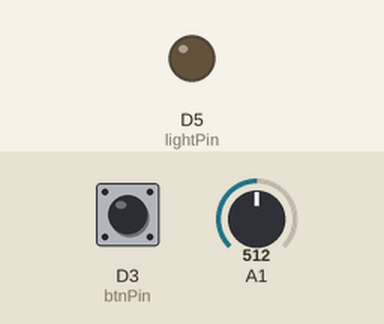
A sketch run on a simulated Arduino Zero (SAMD21). Parts: output pins drawn as LEDs (lit = HIGH). Inputs (shaded band) come from the test bench; at power-on: D3 (btnPin) HIGH, A1 = 512. What the sketch prints to the serial monitor is not drawn.

Above: at 1.2 s.
1.3 s: D3 (btnPin) pulled LOW for 0.15 s
At 2.2 s:
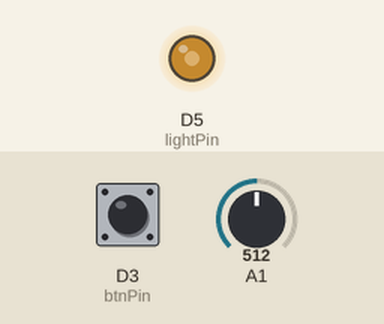
2.9 s: A1 set to 716
At 3.9 s:
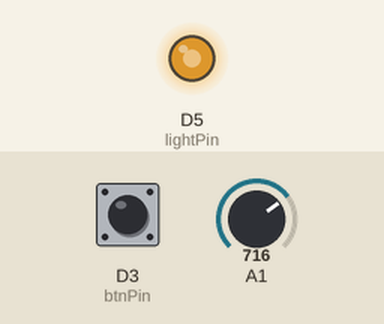
4.4 s: D3 (btnPin) pulled LOW for 1 s
At 6.03 s:
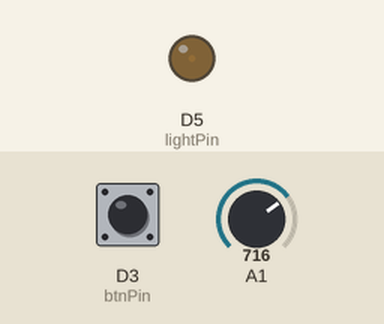
8.1 s: D3 (btnPin) pulled LOW for 3.2 s
12.8 s: D3 (btnPin) pulsed LOW 5 times (0.12 s each, 0.3 s apart)
17.1 s: D3 (btnPin) pulsed LOW 2 times (0.12 s each, 0.3 s apart)
Timing chart, 0 to 20.1 s (numbered marks = the images above; inputs shaded):
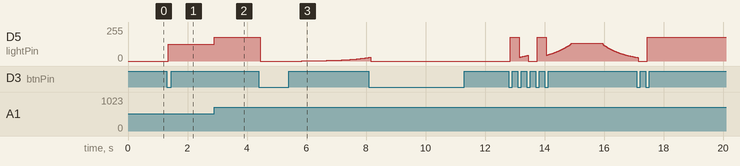

Measured:
- after the input at 1.3 s, D5 (lightPin): 0/255 → 127/255 after 0.05 s
- after the input at 2.9 s, D5 (lightPin): 127/255 → 178/255 at once
- after the input at 4.4 s, D5 (lightPin): 178/255 → 0/255 after 0.05 s, → 1/255 1.4 s later, → 2/255 0.40 s later, → 3/255 0.26 s later, … (28 changes in this stretch)

The sketch:

12v_rig.ino
```cpp
/**************************************************************************
  12V Lamp with M16 and corn bulb

  Used Tom Igoe's ExponentialFade: https://github.com/tigoe/LightProjects/blob/main/FadeCurves/ExponentialFade/ExponentialFade.ino
  and Arduino's Debounce on a Pushbutton: https://docs.arduino.cc/built-in-examples/digital/Debounce

  created 13 Feb 2023
  modified 14 Feb 2023
  by I-Jon Hsieh
 **************************************************************************/

int lightPin = 5;
int btnPin = 3;

int btnState;            // the current reading from the input pin
int lastBtnState = LOW;  // the previous reading from the input pin
int mode = 0;            // there modes (off, dimmer, auto fading);
unsigned long lastDebounceTime = 0;  // the last time the output pin was toggled
unsigned long debounceDelay = 50;    // the debounce time; increase if the output flickers


// analogWrite resolution (can be 10 for SAMD boards, has to be 8 for Uno):
const int resolution = 10;
const int steps = pow(2, resolution); // number of steps = 2^resolution:
int change = 1;                       // change between steps:
int currentLevel = 1;
int levelTable[steps];                // pre-calculated PWM levels:


void setup() {
  Serial.begin(9600);
  if (!Serial) delay(3000);

  pinMode(btnPin, INPUT_PULLUP);
  pinMode(lightPin, OUTPUT);

  analogWriteResolution(resolution);

  // pre-calculate the PWM levels for auto fading (exponential fading):
  fillLevelTable();
}

void loop() {

  //MODE BUTTON --------------------------------------
  int reading = digitalRead(btnPin);

  if (reading != lastBtnState) {
    lastDebounceTime = millis();
  }

  if ((millis() - lastDebounceTime) > debounceDelay) {
    if (reading != btnState) {
      btnState = reading;

      if (btnState == LOW) {
        mode ++;
        if (mode > 2){
          mode = 0;
        }
      }
    }
  }
  lastBtnState = reading;

  //CHANGE MODE --------------------------------------
  if (mode == 0) {
    analogWrite(lightPin, 0);
    Serial.println("off");
  } else if (mode == 1) {
    setDimmer();
  } else {
    setAutoFading();
  }

}

void setDimmer() {
  int potReading = analogRead(A1);

  analogWrite(lightPin, potReading);
  Serial.print("MODE: Dimmer, VALUE: ");
  Serial.println(potReading);
}

void setAutoFading() {
  // decrease or increase by 1 point each time
  if (currentLevel <= 0 || currentLevel >= steps - 1) {
    change = -change;
  }
  currentLevel += change;

  //PWM output the result:
  analogWrite(lightPin, levelTable[currentLevel]);
  delay(5);
  Serial.print("MODE: Auto Fading, VALUE: ");
  Serial.println(levelTable[currentLevel]);

}

void fillLevelTable() {
  float scalingFactor = (steps * log10(2)) / (log10(steps));

  // iterate over the array and calculate the right value for it:
  for (int l = 0; l < steps; l++) {
    int lightLevel = pow(2, (l / scalingFactor)) - 1;
    levelTable[l] = lightLevel;
  }
}
```
